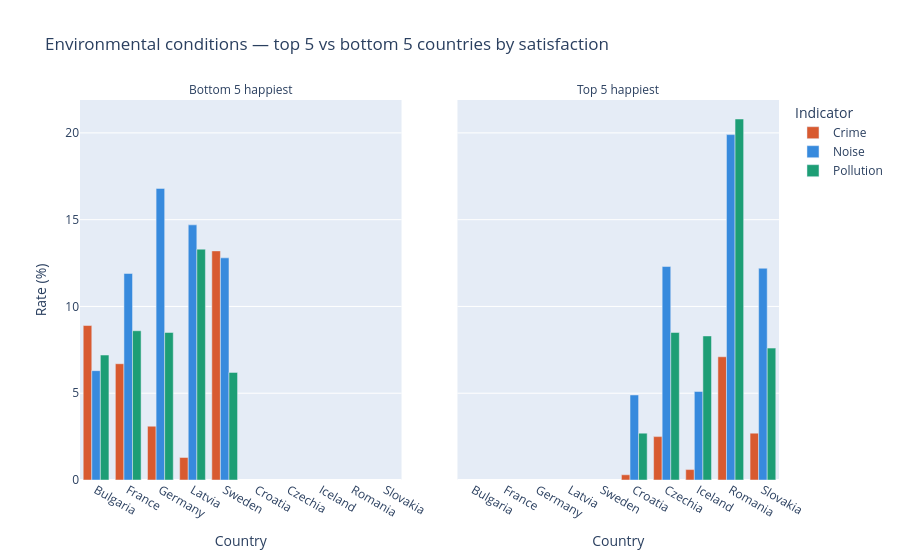

Notebook source saved alongside this figure:
### Code cell
# plot 4: Grouped bar — top 5 vs bottom 5 by satisfaction
top5    = df_country.nlargest(5,  'happy_rate')['geo'].tolist()
bottom5 = df_country.nsmallest(5, 'happy_rate')['geo'].tolist()
selected = df_country[df_country['geo'].isin(top5 + bottom5)].copy()
selected['group'] = selected['geo'].apply(
    lambda g: 'Top 5 happiest' if g in top5 else 'Bottom 5 happiest'
)

df_melted = selected.melt(
    id_vars=['geo', 'group'],
    value_vars=['crime_rate', 'noise_rate', 'pollution_rate'],
    var_name='indicator', value_name='rate'
)
df_melted['indicator'] = df_melted['indicator'].map({
    'crime_rate':     'Crime',
    'noise_rate':     'Noise',
    'pollution_rate': 'Pollution',
})

fig4 = px.bar(
    df_melted,
    x='geo', y='rate', color='indicator', barmode='group',
    facet_col='group', facet_col_spacing=0.08,
    title='Environmental conditions — top 5 vs bottom 5 countries by satisfaction',
    labels={'rate': 'Rate (%)', 'geo': 'Country', 'indicator': 'Indicator'},
    color_discrete_map={'Crime': '#D85A30', 'Noise': '#378ADD', 'Pollution': '#1D9E75'},
)
fig4.for_each_annotation(lambda a: a.update(text=a.text.split("=")[-1]))
fig4.show()
#fig4.write_html('top_bottom_comparison.html', full_html=False, include_plotlyjs='cdn')

### Figure 1 — Plotly figure (JSON) as saved in the notebook; plotly's stock layout.template omitted (floating-point values rounded to 4 significant figures)
{"data": [{"alignmentgroup": "True", "hovertemplate": "Indicator=Crime<br>group=Bottom 5 happiest<br>Country=%{x}<br>Rate (%)=%{y}<extra></extra>", "legendgroup": "Crime", "marker": {"color": "#D85A30", "pattern": {"shape": ""}}, "name": "Crime", "offsetgroup": "Crime", "orientation": "v", "showlegend": true, "textposition": "auto", "type": "bar", "x": ["Bulgaria", "France", "Germany", "Latvia", "Sweden"], "xaxis": "x", "y": [8.9, 6.7, 3.1, 1.3, 13.2], "yaxis": "y"}, {"alignmentgroup": "True", "hovertemplate": "Indicator=Crime<br>group=Top 5 happiest<br>Country=%{x}<br>Rate (%)=%{y}<extra></extra>", "legendgroup": "Crime", "marker": {"color": "#D85A30", "pattern": {"shape": ""}}, "name": "Crime", "offsetgroup": "Crime", "orientation": "v", "showlegend": false, "textposition": "auto", "type": "bar", "x": ["Croatia", "Czechia", "Iceland", "Romania", "Slovakia"], "xaxis": "x2", "y": [0.3, 2.5, 0.6, 7.1, 2.7], "yaxis": "y2"}, {"alignmentgroup": "True", "hovertemplate": "Indicator=Noise<br>group=Bottom 5 happiest<br>Country=%{x}<br>Rate (%)=%{y}<extra></extra>", "legendgroup": "Noise", "marker": {"color": "#378ADD", "pattern": {"shape": ""}}, "name": "Noise", "offsetgroup": "Noise", "orientation": "v", "showlegend": true, "textposition": "auto", "type": "bar", "x": ["Bulgaria", "France", "Germany", "Latvia", "Sweden"], "xaxis": "x", "y": [6.3, 11.9, 16.8, 14.7, 12.8], "yaxis": "y"}, {"alignmentgroup": "True", "hovertemplate": "Indicator=Noise<br>group=Top 5 happiest<br>Country=%{x}<br>Rate (%)=%{y}<extra></extra>", "legendgroup": "Noise", "marker": {"color": "#378ADD", "pattern": {"shape": ""}}, "name": "Noise", "offsetgroup": "Noise", "orientation": "v", "showlegend": false, "textposition": "auto", "type": "bar", "x": ["Croatia", "Czechia", "Iceland", "Romania", "Slovakia"], "xaxis": "x2", "y": [4.9, 12.3, 5.1, 19.9, 12.2], "yaxis": "y2"}, {"alignmentgroup": "True", "hovertemplate": "Indicator=Pollution<br>group=Bottom 5 happiest<br>Country=%{x}<br>Rate (%)=%{y}<extra></extra>", "legendgroup": "Pollution", "marker": {"color": "#1D9E75", "pattern": {"shape": ""}}, "name": "Pollution", "offsetgroup": "Pollution", "orientation": "v", "showlegend": true, "textposition": "auto", "type": "bar", "x": ["Bulgaria", "France", "Germany", "Latvia", "Sweden"], "xaxis": "x", "y": [7.2, 8.6, 8.5, 13.3, 6.2], "yaxis": "y"}, {"alignmentgroup": "True", "hovertemplate": "Indicator=Pollution<br>group=Top 5 happiest<br>Country=%{x}<br>Rate (%)=%{y}<extra></extra>", "legendgroup": "Pollution", "marker": {"color": "#1D9E75", "pattern": {"shape": ""}}, "name": "Pollution", "offsetgroup": "Pollution", "orientation": "v", "showlegend": false, "textposition": "auto", "type": "bar", "x": ["Croatia", "Czechia", "Iceland", "Romania", "Slovakia"], "xaxis": "x2", "y": [2.7, 8.5, 8.3, 20.8, 7.6], "yaxis": "y2"}], "layout": {"annotations": [{"font": {}, "showarrow": false, "text": "Bottom 5 happiest", "x": 0.23, "xanchor": "center", "xref": "paper", "y": 1, "yanchor": "bottom", "yref": "paper"}, {"font": {}, "showarrow": false, "text": "Top 5 happiest", "x": 0.77, "xanchor": "center", "xref": "paper", "y": 1, "yanchor": "bottom", "yref": "paper"}], "barmode": "group", "legend": {"title": {"text": "Indicator"}, "tracegroupgap": 0}, "title": {"text": "Environmental conditions — top 5 vs bottom 5 countries by satisfaction"}, "xaxis": {"anchor": "y", "domain": [0, 0.46], "title": {"text": "Country"}}, "xaxis2": {"anchor": "y2", "domain": [0.54, 1], "matches": "x", "title": {"text": "Country"}}, "yaxis": {"anchor": "x", "domain": [0, 1], "title": {"text": "Rate (%)"}}, "yaxis2": {"anchor": "x2", "domain": [0, 1], "matches": "y", "showticklabels": false}}}
